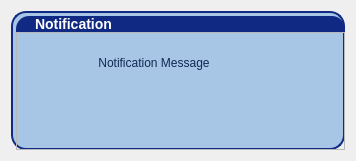
        <widget class="QCustomSlideMenu" name="notifyContainer" native="true">
         <property name="maximumSize">
          <size>
           <width>16777215</width>
           <height>100</height>
          </size>
         </property>
         <layout class="QVBoxLayout" name="verticalLayout_12">
          <item>
           <widget class="QWidget" name="notifySubContainer" native="true">
            <property name="sizePolicy">
             <sizepolicy hsizetype="Expanding" vsizetype="Expanding">
              <horstretch>0</horstretch>
              <verstretch>0</verstretch>
             </sizepolicy>
            </property>
            <property name="maximumSize">
             <size>
              <width>16777215</width>
              <height>150</height>
             </size>
            </property>
            <property name="styleSheet">
             <string notr="true">QWidget#notifySubContainer {
    background-color: rgb(167, 198, 229);
    color: rgb(16, 42, 83);
    border-radius: 15px;
    border: 2px solid rgb(16, 42, 131);
}</string>
            </property>
            <layout class="QVBoxLayout" name="verticalLayout_13">
             <property name="spacing">
              <number>0</number>
             </property>
             <property name="leftMargin">
              <number>5</number>
             </property>
             <property name="topMargin">
              <number>5</number>
             </property>
             <property name="rightMargin">
              <number>0</number>
             </property>
             <property name="bottomMargin">
              <number>0</number>
             </property>
             <item alignment="Qt::AlignmentFlag::AlignTop">
              <widget class="QLabel" name="notifyLabel">
               <property name="font">
                <font>
                 <pointsize>-1</pointsize>
                 <bold>true</bold>
                </font>
               </property>
               <property name="styleSheet">
                <string notr="true">QLabel#notifyLabel {
    background-color: rgb(16, 42, 131);
    color: white;
    font-weight: bold;
    font-size: 14px;
    padding-left: 15px;
    border-top-left-radius: 13px;
    border-top-right-radius: 13px;
    border-bottom-left-radius: 0px;
    border-bottom-right-radius: 0px;
}</string>
               </property>
               <property name="text">
                <string>Notification</string>
               </property>
              </widget>
             </item>
             <item>
              <widget class="QFrame" name="frame">
               <property name="frameShape">
                <enum>QFrame::Shape::StyledPanel</enum>
               </property>
               <property name="frameShadow">
                <enum>QFrame::Shadow::Raised</enum>
               </property>
               <layout class="QHBoxLayout" name="horizontalLayout_3">
                <item>
                 <widget class="QTextEdit" name="notifyTextEdit">
                  <property name="styleSheet">
                   <string notr="true">QTextEdit#notifyTextEdit {
    background-color: transparent;
    color: rgb(16, 42, 83);
    border: none;
    font-size: 13px;
    padding: 10px 15px;
}
</string>
                  </property>
                  <property name="html">
                   <string>&lt;!DOCTYPE HTML PUBLIC &quot;-//W3C//DTD HTML 4.0//EN&quot; &quot;http://www.w3.org/TR/REC-html40/strict.dtd&quot;&gt;
&lt;html&gt;&lt;head&gt;&lt;meta name=&quot;qrichtext&quot; content=&quot;1&quot; /&gt;&lt;meta charset=&quot;utf-8&quot; /&gt;&lt;style type=&quot;text/css&quot;&gt;
p, li { white-space: pre-wrap; }
hr { height: 1px; border-width: 0; }
li.unchecked::marker { content: &quot;\2610&quot;; }
li.checked::marker { content: &quot;\2612&quot;; }
&lt;/style&gt;&lt;/head&gt;&lt;body style=&quot; font-family:'Segoe UI'; font-size:13px; font-weight:400; font-style:normal;&quot;&gt;
&lt;p align=&quot;center&quot; style=&quot; margin-top:0px; margin-bottom:0px; margin-left:0px; margin-right:0px; -qt-block-indent:0; text-indent:0px;&quot;&gt;&lt;span style=&quot; font-size:9pt;&quot;&gt;Notification Message&lt;/span&gt;&lt;/p&gt;&lt;/body&gt;&lt;/html&gt;</string>
                  </property>
                 </widget>
                </item>
                <item>
                 <widget class="QPushButton" name="closeNotifyPushButton">
                  <property name="styleSheet">
                   <string notr="true">QPushButton#closeNotifyPushButton {
    background-color: transparent;
    border: none;
    padding: 5px;
    margin-right: 5px;
}
QPushButton#closeNotifyPushButton:hover {
    background-color: rgba(16, 42, 131, 50);
    border-radius: 15px;
}
</string>
                  </property>
                  <property name="text">
                   <string notr="true"/>
                  </property>
                  <property name="icon">
                   <iconset resource="resources.qrc">
                    <normaloff>:/icons/icons/x-octagon.svg</normaloff>:/icons/icons/x-octagon.svg</iconset>
                  </property>
                  <property name="iconSize">
                   <size>
                    <width>24</width>
                    <height>24</height>
                   </size>
                  </property>
                  <property name="checkable">
                   <bool>false</bool>
                  </property>
                 </widget>
                </item>
               </layout>
              </widget>
             </item>
            </layout>
           </widget>
          </item>
         </layout>
        </widget>
